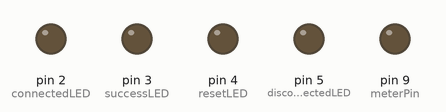
This sketch was run on a simulated Arduino Uno, built with avr-gcc and run on an emulated ATmega328P. On the bench: output pins drawn as LEDs (lit = HIGH). WiFi joins after 1.5 s; servers stay silent unless stated; uploads are accepted with an empty reply; what the sketch prints to the serial monitor is not drawn.

Above: at 2.43 s.
At 2.9 s:
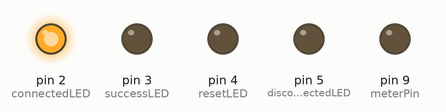
At 8.0 s:
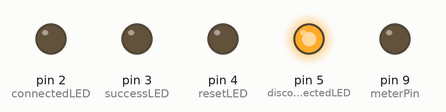
Timing chart, 0 to 14.1 s (numbered marks = the images above):
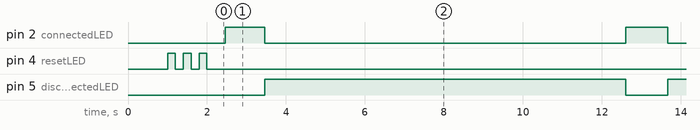

The sketch:

ALT_AQIWebClient.ino
```cpp
/*
  AirNow Web Scraper
 Language: Arduino
 */
#include <SPI.h>
#include <Ethernet.h>
//#include <TextFinder.h>

const int connectedLED = 2;          // indicates when there's a TCP connection
const int successLED = 3;            // indicates if the meter was set
const int resetLED = 4;              // indicates reset of Arduino
const int disconnectedLED = 5;       // indicates connection to server
const int meterPin = 9;              // controls VU meter
const int meterMin = 0;              // minimum level for the meter
const int meterMax = 200;            // maximum level for the meter
const int AQIMax = 200;              // maximum level for air quality
const int requestInterval = 10000;  // delay between updates to the server

// Enter a MAC address and IP address for your controller below.
// The IP address will be dependent on your local network:
byte mac[] = { 0x00, 0xAA, 0xBB, 0xCC, 0xDE, 0x01 };
IPAddress ip(192,168,1,20);
IPAddress server(208,201,239,101 );

// Initialize the Ethernet client library
// with the IP address and port of the server
// that you want to connect to (port 80 is default for HTTP):
EthernetClient client;

boolean requested;                   // whether you've made a request since connecting
long lastAttemptTime = 0;            // last time you connected to the server, in milliseconds
int airQuality = 0;                  // AQI value
boolean meterIsSet = false;          // whether the meter is set from the latest reading

void setup() {
  // start the Ethernet connection:
  Ethernet.begin(mac, ip);
  // start the serial library:
  Serial.begin(9600);
  // set all status LED pins:
  pinMode(connectedLED, OUTPUT);
  pinMode(successLED, OUTPUT);
  pinMode(resetLED, OUTPUT);
  pinMode(disconnectedLED, OUTPUT);
  pinMode(meterPin, OUTPUT);

  // give the Ethernet shield a second to initialize:
  delay(1000);
  // blink the reset LED:
  blink(resetLED, 3);
  // attempt to connect:
  connectToServer();
}

void loop()
{
  // if you're connected, save any incoming bytes
  // to the input string:
  if (client.connected()) {
    if (!requested) {
      requested = makeRequest();
    }
    else {
      // make an instance of TextFinder to search the response:
     // TextFinder response(client);
      // see if the response from the server contains the AQI value:
      if(client.find("Air Quality:"))  {
        // convert the remaining part into an integer:
        airQuality = client.parseInt();
        // set the meter:
        Serial.println(airQuality);
        meterIsSet = setMeter(airQuality);
      }
    }
  }
  else if (millis() - lastAttemptTime > requestInterval) {
    // if you're not connected, and two minutes have passed since
    // your last connection, then attempt to connect again:
    client.stop();
    connectToServer();
  }

  // set the status LEDs:
  setLeds();
}

void connectToServer() {
  // clear the state of the meter:
  meterIsSet = false;

  // attempt to connect, and wait a millisecond:
  Serial.println("connecting...");
  if (client.connect(server, 80)) {
    requested = false;
  }
  // note the time of this connect attempt:
  lastAttemptTime = millis();
}

boolean makeRequest() {
  Serial.println("requesting...");
  // make HTTP GET request and fill in the path to
  // the PHP script on your server:
  client.println("GET /~myAccount/scraper.php HTTP/1.1");
  // fill in your server's name:
  client.println("HOST: example.com");
  client.println();
  return true;
}

boolean setMeter(int thisLevel) {
  Serial.println("setting meter...");
  boolean result = false;
  // map the result to a range the meter can use:
  int meterSetting = map(thisLevel, 0, AQIMax, meterMin, meterMax);
  // set the meter:
  analogWrite(meterPin, meterSetting);
  if (meterSetting > 0) {
    result = true;
  }
  return result;
}

void setLeds() {
  // connected LED and disconnected LED can just use
  // the client's connected() status:
  digitalWrite(connectedLED, client.connected());
  digitalWrite(disconnectedLED, !client.connected());
  // success LED depends on reading being successful:
  digitalWrite(successLED, meterIsSet);
}

void blink(int thisPin, int howManyTimes) {
  //     Blink the reset LED:
  for (int blinks=0; blinks< howManyTimes; blinks++) {
    digitalWrite(thisPin, HIGH);
    delay(200);
    digitalWrite(thisPin, LOW);
    delay(200);
  }
}
```

Measured:
- by itself, pin 2 (connectedLED): alternates HIGH for 1.1 s and LOW for 9.1 s
- by itself, pin 5 (disconnectedLED): alternates HIGH for 9.1 s and LOW for 1.1 s
